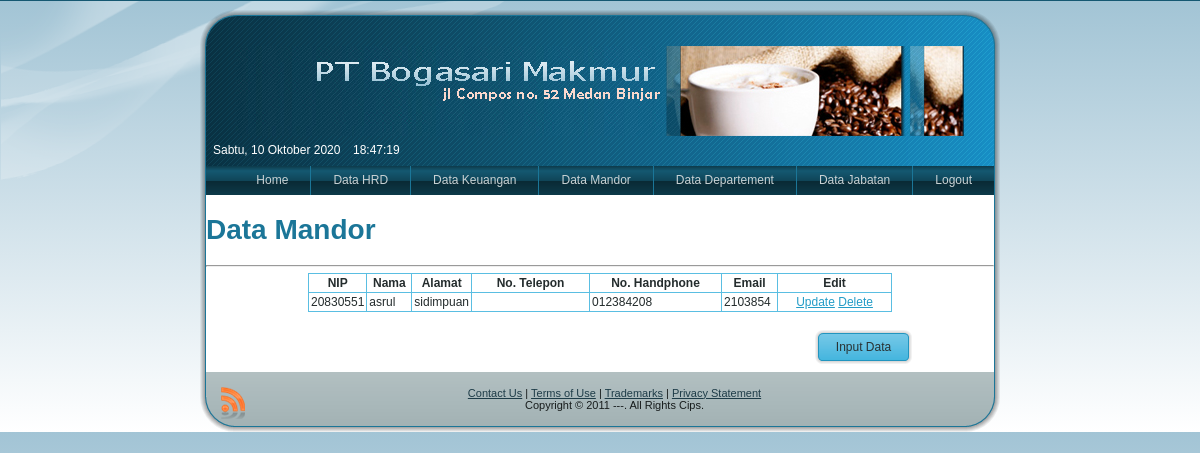
Screenshot of /penggajian3/uadmin.php?page=mandor with the database file from the repository.
### tables this page shows
CREATE TABLE `mandor` (
  `nip` varchar(15) NOT NULL,
  `nama_mandor` varchar(50) NOT NULL,
  `alamat_mandor` text NOT NULL,
  `telp_mandor` varchar(15) NOT NULL,
  `hp_mandor` varchar(12) NOT NULL,
  `email_mandor` varchar(50) NOT NULL
);

### penggajian3/system/admin/view_mandor.php (the view, shortened to what this page needs)
<!DOCTYPE html PUBLIC "-//W3C//DTD XHTML 1.0 Transitional//EN" "http://www.w3.org/TR/xhtml1/DTD/xhtml1-transitional.dtd">
<html xmlns="http://www.w3.org/1999/xhtml">
<head>
</head>
<body>
<h1 align="left">Data Mandor </h1>
<hr />
<table border="0" align="center" class="tbls">
<tr>
    <td width="27"><div align="center"><strong>NIP</strong></div></td>
    <td width="40"><div align="center"><strong>Nama</strong></div></td>
    <td width="48"><div align="center"><strong>Alamat</strong></div></td>
    <td width="113"><div align="center"><strong>No. Telepon </strong></div></td>
    <td width="127"><div align="center"><strong>No. Handphone </strong></div></td>
    <td width="51"><div align="center"><strong>Email</strong></div></td>
    <td width="109"><div align="center"><strong>Edit</strong></div></td>
</tr>
<?php include"koneksi.php";
 $sql=mysql_query("select * from mandor");
		 while($re=mysql_fetch_array($sql)){ ?>
			<tr align="left" valign="top">
				<td>
					<?php echo $re[nip] ?>				</td>
				<td>
					<?php echo $re[nama_mandor] ?>			</td>
				<td>
					<?php echo $re[alamat_mandor] ?>		</td>
                <td>
					<?php echo $re[telp_mandor] ?>			</td>
                <td>
					<?php echo $re[hp_mandor] ?>			</td>
				<td>
					<?php echo $re[email_mandor] ?>			</td>
                <td align="center" bgcolor="#CCCCCC">
					<a href="?page=u-mandor&id=<?php echo $re[nip]; ?>">Update</a>
					<a href="?page=mandor&id=<?php echo $re[nip]; ?>" onClick="return confirm('Apakah Anda yakin menghapus data ini ?')">Delete</a>				</td>
			</tr>
		<?php }?>
</table>
<br/>
<table width="80%" border="0" align="center">
  <tr>
    <td>    <div align="right">
<a class="Button" href="?page=t_mandor">
     <span class="btn">
            <span class="l"></span>
            <span class="t">Input Data</span>
      </span>
</a></div>
</td>
  </tr>
</table>
?></body>
</html>

### penggajian3/style.css (style rules this page uses)
body { margin: 0 auto; padding: 0; background-color: #145871; }
body { font-family: Arial, Helvetica, Sans-Serif; font-size: 12px; font-style: normal; font-weight: normal; color: #242C2D; }
a { font-family: Arial, Helvetica, Sans-Serif; text-decoration: underline; color: #239CC7; }
a:link { font-family: Arial, Helvetica, Sans-Serif; text-decoration: underline; color: #239CC7; }
h1, h2, h3, h4, h5, h6, h1 a, h2 a, h3 a, h4 a, h5 a, h6 a h1 a:hover, h2 a:hover, h3 a:hover, h4 a:hover, h5 a:hover, h6 a:hover h1 a:visited, h2 a:visited, h3 a:visited, h4 a:visited, h5 a:visited, h6 a:visited { font-weight: normal; font-style: normal; text-decoration: none; }
h1, h1 a, h1 a:link, h1 a:visited, h1 a:hover { font-family: Arial, Helvetica, Sans-Serif; font-size: 28px; font-style: normal; font-weight: bold; text-align: left; color: #1B7698; }
.Button { display:inline-block; width: auto; outline:none; border:none; background:none; line-height:34px; margin:0; padding:0; overflow: visible; cursor: default; text-decoration: none !important; z-index:0; }
.Button .btn { display:block; position:relative; float:left; height: 34px; overflow:hidden; white-space: nowrap; width: auto; color: #293233; }
.Button .btn .t { display:block; height: 34px; font-family: Arial, Helvetica, Sans-Serif; font-size: 12px; font-style: normal; font-weight: normal; white-space: nowrap; text-align: left; padding: 0 21px; line-height: 34px; text-decoration: none !important; }
.Button .btn .l, .Button .btn .r { display:block; position:absolute; z-index:-1; height: 102px; background-image: url('images/Button.png'); }
.Button .btn .l { left:0; right:11px; }

### penggajian3/uadmin.php (style rules this page uses)
.tbls table, table.tbls { border-collapse: collapse; margin: 1px; width:auto; }
.tbls table, table.tbls .tbls tr, .tbls th, .tbls td { background-color:Transparent; }
.tbls th, .tbls td { padding: 2px; border: solid 1px #5ABEE2; vertical-align: top; }
#all { background: -webkit-gradient(linear, left top, left bottom, from(#a2c4d5), to(#ffffff)); background: -moz-linear-gradient(top, #a2c4d5, #ffffff) no-repeat; filter: progid:DXImageTransform.Microsoft.gradient(startColorstr='#a2c4d5', endColorstr='#ffffff'); -ms-filter: progid:DXImageTransform.Microsoft.gradient(startColorstr='#a2c4d5', endColorstr='#ffffff'); }

### rows the page displays
mandor: nip "20830551", nama_mandor "asrul", alamat_mandor "sidimpuan", hp_mandor "012384208", email_mandor "2103854"
